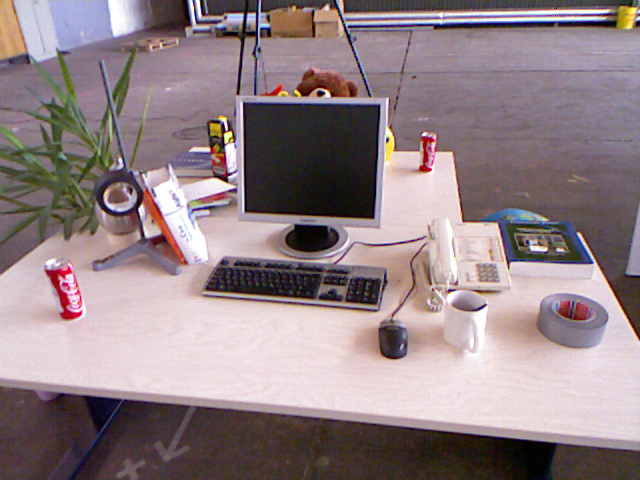
//> input picture 7/code/images/1.png, 640 x 480 px
$ ./test   (built with g++ and OpenCV 4)
//> lines starting //> are read from the running program, lines starting //| are printed output that depends on the picture
/*
 * @Description:
 * @version: v1.0
 * @Author: HTY
 * @Date: 2022-05-28 14:07:45
 */

#include <iostream>
#include <string>
#include <opencv2/core/core.hpp>
#include <opencv2/highgui/highgui.hpp>
#include <opencv2/features2d/features2d.hpp>

using namespace std;
using namespace cv;

int main(int argc, char* argv[])
{
    // read images
    Mat img1 = imread("../../images/1.png");
//> img1 is the input picture: 480 rows x 640 cols, CV_8UC3; mean B, G, R 133.9, 129.9, 146.3
    Mat img2 = imread("../../images/2.png");
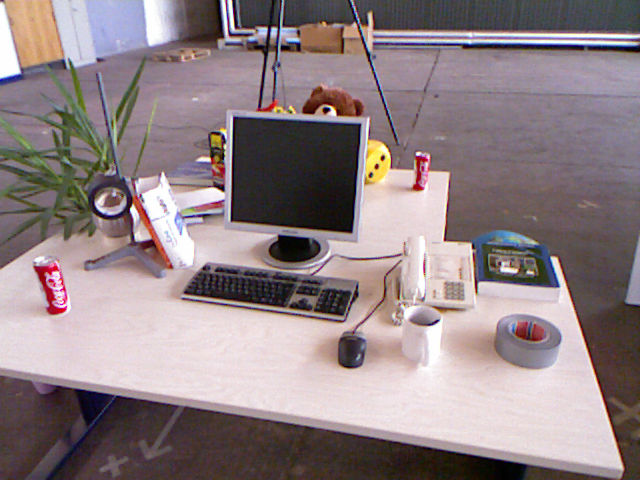
//> input picture 7/code/images/2.png, 640 x 480 px
//> img2 is the input picture: 480 rows x 640 cols, CV_8UC3; mean B, G, R 133.1, 129.9, 144.4

    if (!img1.data or !img2.data)
    {
        cout << "Path error!" << endl;
        return -1;
    }
    else
        cout << "image size: " << img1.size << endl;
//| image size: 480 x 640

    Size image_size(1000, 400);

    /*
     * ORB
     */
    vector<KeyPoint> key_points1, key_points2;
    Mat descriptions1, descriptions2;
    Ptr<ORB> orb = ORB::create(500, 1.2f, 8, 31, 0, 2,
                               ORB::HARRIS_SCORE,31,20);

    // (1) 检测 Oriented FAST 角点位置
    orb->detect(img1, key_points1);
//> key_points1 = 500 keypoints; strongest (x, y, size): (323, 93, 31), (322, 92, 37.2), (230, 132, 31), (226, 128, 31)
    orb->detect(img2, key_points2);
//> key_points2 = 500 keypoints; strongest (x, y, size): (329, 109, 31), (328, 109, 37.2), (383, 157, 31), (327, 109, 44.6)

    // (2) 由角点位置计算 BRIEF 描述子
    orb->compute(img1, key_points1, descriptions1);
    orb->compute(img2, key_points2, descriptions2);

    Mat orb_img;
    drawKeypoints(img1, key_points1, orb_img, Scalar::all(-1), DrawMatchesFlags::DEFAULT);
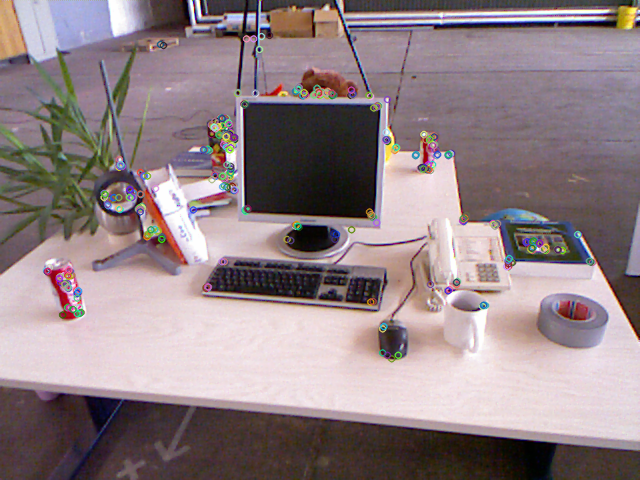
//> orb_img: 480 rows x 640 cols, CV_8UC3; mean B, G, R 134, 130.1, 145.8
    imshow("ORB特征点", orb_img);

    // (3) 用 Hamming 距离匹配两帧中的 BRIEF
    vector<DMatch> matches;
    BFMatcher matcher(NORM_HAMMING);
    matcher.match(descriptions1, descriptions2, matches);
//> matches = 500 matches

    // (4) 筛选配对点
    // 找出最大和最小距离
    double min_dist = 10000, max_dist = 0;
    for (int i = 0; i < descriptions1.rows; i++)
    {
        double dist = matches[i].distance;
        if (dist < min_dist)
            min_dist = dist;
        if (dist > max_dist)
            max_dist = dist;
    }
//> this loop made 500 passes
//> (dist, min_dist, max_dist) on pass 1: (72, 72, 72)
//> (dist, min_dist) on passes 4, 10, 21, 28, 74, 126: (58, 58), (37, 37), (32, 32), (21, 21), (17, 17), (16, 16)
//> after the loop, min_dist = 4; max_dist = 94

    // 描述子距离大于两倍最小值或经验值时，认为匹配有误
    vector<DMatch> good_matches;
    for (int i = 0; i < descriptions1.rows; i++)
        if (matches[i].distance <= max(2*min_dist, 30.0))
            good_matches.push_back(matches[i]);
//> after the loop, good_matches = 79 matches

    // (5) 绘制匹配结果
    Mat img_match, img_good_match;
    drawMatches(img1, key_points1, img2, key_points2, matches, img_match);
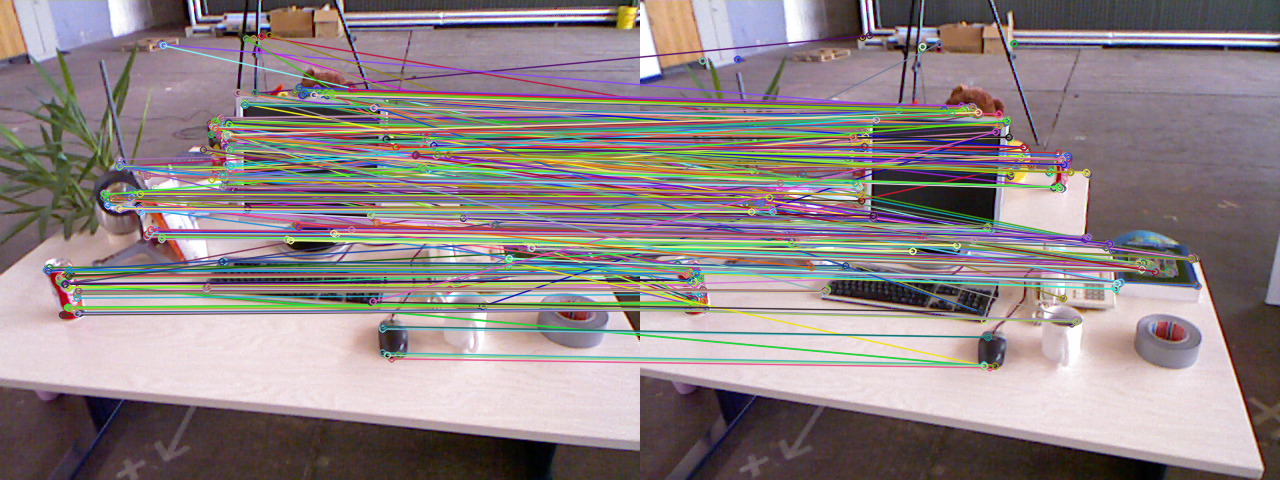
//> img_match: 480 rows x 1280 cols, CV_8UC3; mean B, G, R 134, 132.8, 144
    drawMatches(img1, key_points1, img2, key_points2, good_matches, img_good_match);
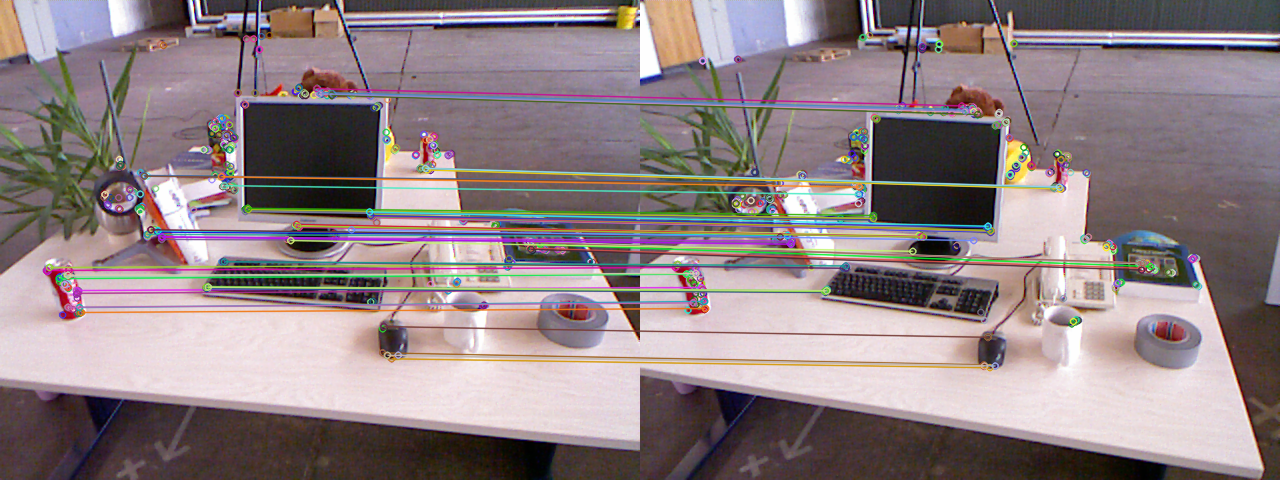
//> img_good_match: 480 rows x 1280 cols, CV_8UC3; mean B, G, R 132.5, 129.6, 143.8
    imshow("所有匹配点", img_match);
    imshow("优化后的匹配点", img_good_match);
    waitKey(0);

    /*
     * SIFT
     */
    key_points1.clear(); key_points2.clear();
//> after `key_points1.clear()`: key_points1 = 0 keypoints
//> after `key_points2.clear()`: key_points2 = 0 keypoints
    Ptr<SIFT> sift = SIFT::create(500, 3, 0.04, 10, 1.6);
    sift->detect(img1, key_points1);
//> key_points1 = 500 keypoints; strongest (x, y, size): (387, 140, 2.3), (226, 127, 2.4), (320, 94, 3.9), (228, 135, 4.7)
    sift->detect(img2, key_points2);
//> key_points2 = 500 keypoints; strongest (x, y, size): (383, 158, 3.1), (377, 166, 3.2), (326, 110, 4), (133, 210, 4.8)
    sift->compute(img1, key_points1, descriptions1);
    sift->compute(img2, key_points2, descriptions2);
    vector<DMatch> matches_1;
    BFMatcher matcher_1(NORM_L1);
    matcher_1.match(descriptions1, descriptions2, matches_1);
//> matches_1 = 500 matches
    Mat sift_img;
    drawKeypoints(img1, key_points1, sift_img, Scalar::all(-1), DrawMatchesFlags::DEFAULT);
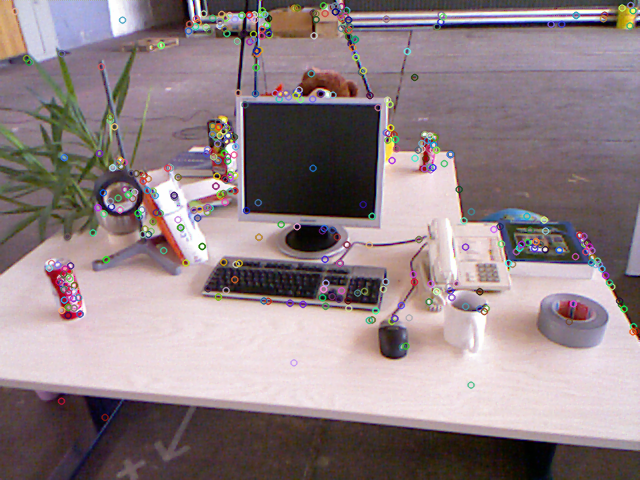
//> sift_img: 480 rows x 640 cols, CV_8UC3; mean B, G, R 133.9, 130, 145.5
    imshow("SIFT特征点", sift_img);
    waitKey(0);
    destroyAllWindows();
    drawMatches(img1, key_points1, img2, key_points2, matches_1, img_match);
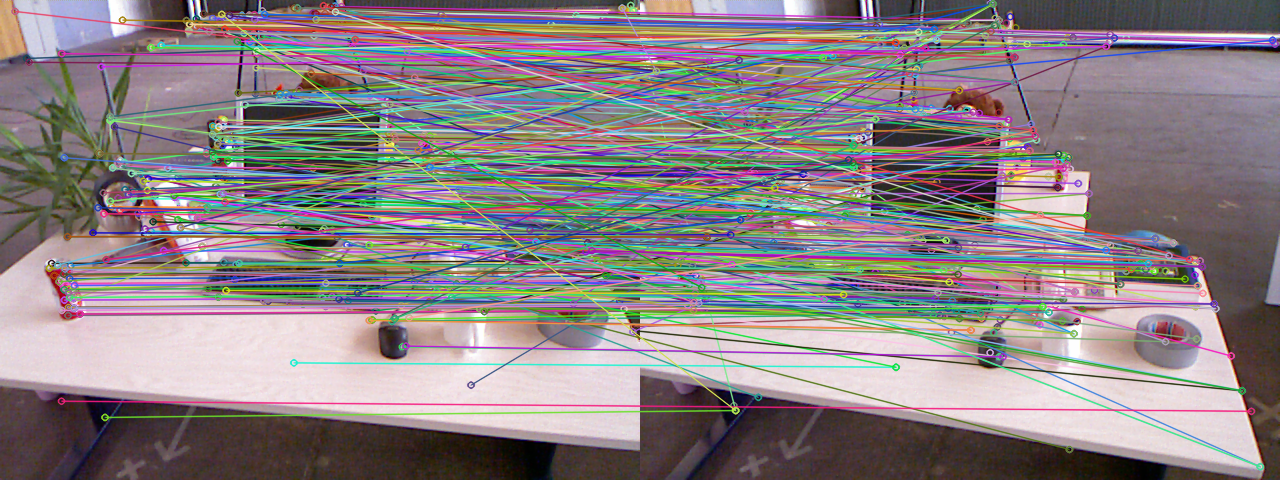
//> img_match: 480 rows x 1280 cols, CV_8UC3; mean B, G, R 132.8, 129.8, 139.5
    imshow("所有匹配点", img_match);
    waitKey(0);

    return 0;
}
